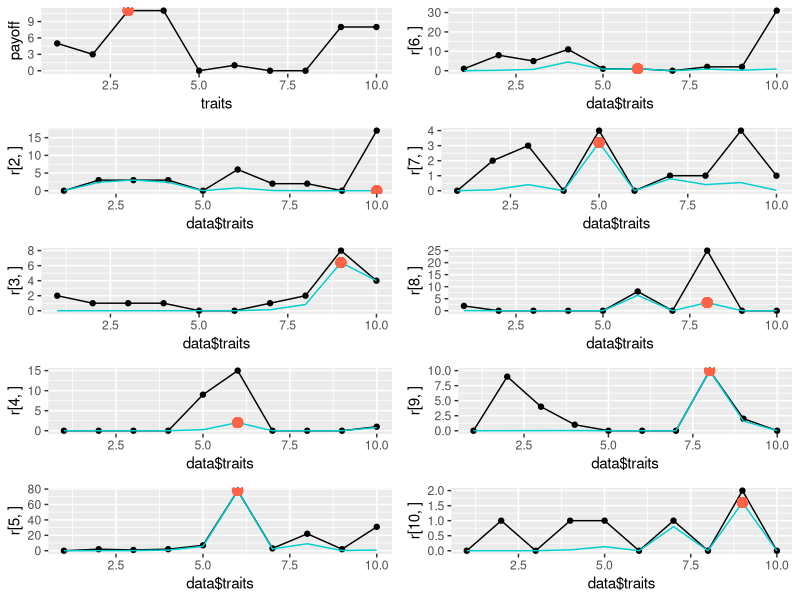
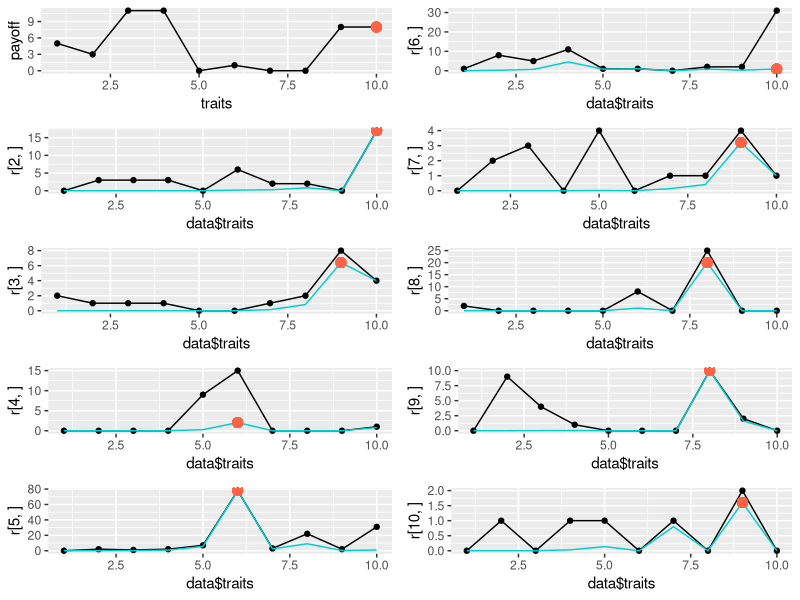

Reproduce these figures in R, in order.
################
## ADDED INCREMENT DPENDENCIES
# payoff = base payoff + bonus reward from previous level, halved
library(ggplot2)
library(gridExtra)

##########
#
n <- 10
# s <- 5
s <- 10
r <- matrix(0, ncol=n, nrow=s)
#assign payoffs
for (i in 1:s){
	r[i,] <- rexp(n, rate=1)
	r[i,] <- round(2*(r[i,]^2))
}

##
# ONE LEVEL MAXIMISER
# dep <- dnorm(a,trait1,10)/dnorm(trait1,trait1,10)
# increment <- nreward2 + (dep * nreward[trait1])/2 

a <- 1:n
repertoire <- matrix(0, ncol=s, nrow=1)
repertoire[1] <- which(r[1,] == max(r[1,]))
for(i in 2:s){
	dep <- dnorm(a,repertoire[i-1],1.5)/dnorm(repertoire[i-1],repertoire[i-1],1.5)
	increment <- r[i,] + (dep * r[i-1,repertoire[i-1]])/2
	repertoire[i] <- which(increment == max(increment))
}

##
# total payoff
tp <-0
for (i in 1:s){
	tp <- tp + r[i, repertoire[i]]
}


##########
## PAIRWISE COMBINATIONS
a<-1:n
#incs[[s]][i,j] - adjusted payoffs for each trait j at level s, if trait i were chosen at the previous level
incs <- list()
for(level in 2:s){
	ps<- matrix(0,ncol=n, nrow=n)
	for(i in 1:n){
		dep <- dnorm(a,i,1.5)/dnorm(i,i,1.5)
		inc <- r[level,] + (dep*r[level-1,i])/2
		ps[i,] <- inc
	}
	incs[[level]] <-ps
}
#############
## TWO LEVEL LEARNER
r2 <- matrix(0, ncol=s, nrow=1)
#first level
payoffs <- matrix(0,ncol=n, nrow=n)
#payoffs[i,j] - payoff when trait chosen at level 1 is i and trait at level 2 is j
for(i in 1:n){
	for(j in 1:n){
		payoffs[i,j] <- r[1,i] + incs[[2]][i,j]
	}
}
best <- which(payoffs ==max(payoffs), arr.ind=T)
r2[1] <- best[1]
r2[2] <- best[2]

for(level in seq(3,s,2)){
	if(level!=s){
		#best traits for s and s+1, based on what was chosen at s-1
		payoffs <- matrix(0,ncol=n,nrow=n)
		for (i in 1:n){
			for(j in 1:n){
				#increased payoff acc to previous level for "level" + increased payoff for "level"+1, if i were chosen
				payoffs[i,j] <- incs[[level]][r2[level-1],i] + incs[[level+1]][i,j]
			}
		}
		best <- which(payoffs == max(payoffs), arr.ind=T)
		r2[level] <- best[1]
		r2[level+1] <- best[2]
	} else{
		payoffs <- incs[[level]][r2[level-1],]
		r2[level] <- which(payoffs==max(payoffs))
	}
}

#payoff 
tp2 <-0
for (i in 1:s){
	tp2 <- tp2 + r[i, r2[i]]
}


##############
## 5 LEVELS
r5 <- matrix(0, ncol=s, nrow=1)
payoffs<-array(0,dim=c(n,n,n,n,n))
for (i in 1:n){
    for (j in 1:n){
        for (k in 1:n){
            for(l in 1:n){
                for(m in 1:n){
                    payoffs[i,j,k,l,m] <- r[1,i] + incs[[2]][i,j] + incs[[3]][j,k] + incs[[4]][k,l] + incs[[5]][l,m]         
                }
            }
        }
    }
}
best <- which(payoffs == max(payoffs), arr.ind=T)
r5[1:5] <- best
payoffs<-array(0,dim=c(n,n,n,n,n))
for (i in 1:n){
    for (j in 1:n){
        for (k in 1:n){
            for(l in 1:n){
                for(m in 1:n){
                    payoffs[i,j,k,l,m] <- incs[[6]][r5[5],i] + incs[[7]][i,j] + incs[[8]][j,k] + incs[[9]][k,l] + incs[[10]][l,m]         
                }
            }
        }
    }
}
best <- which(payoffs == max(payoffs), arr.ind=T)
r5[6:10] <- best

#payoff 
tp5 <-0
for (i in 1:s){
	tp5 <- tp5 + r[i, r5[i]]
}
#########################################
## PLOTS
##
##############################
## one level
data<- data.frame(c(1:10))
data <- cbind(data,(r[1,]))
colnames(data) <- c("traits","payoff")
p1 <- ggplot(data) +
	geom_line(aes(x=traits, y=payoff)) +
	geom_point(aes(x=traits, y=payoff)) +
	# geom_point(aes(x=repertoire[1],y=r[1,repertoire[1]]),col="tomato",size=3)
	geom_point(aes(x=repertoire[1],y=payoff[repertoire[1]]),col="tomato",size=3)
#
dep <- dnorm(a,repertoire[1],1.5)/dnorm(repertoire[1],repertoire[1],1.5)
penalty1 <- r[2,] * dep
p2 <-ggplot(data) +
	geom_line(aes(x=data$traits, y=r[2,])) +
	geom_point(aes(x=data$traits, y=r[2,])) +
	geom_line(aes(x=data$traits, y=penalty1), col="darkturquoise") +
	# geom_point(aes(x=repertoire[2],y=r[2,repertoire[2]]),col="tomato",size=3)
	geom_point(aes(x=repertoire[2],y=penalty1[repertoire[2]]),col="tomato",size=3)
#
dep <- dnorm(a,repertoire[2],1.5)/dnorm(repertoire[2],repertoire[2],1.5)
penalty2 <- r[3,] * dep
p3 <-ggplot(data) +
	geom_line(aes(x=data$traits, y=r[3,])) +
	geom_point(aes(x=data$traits, y=r[3,]))+
	geom_line(aes(x=data$traits, y=penalty2), col="darkturquoise") +
	# geom_point(aes(x=repertoire[3],y=r[3,repertoire[3]]),col="tomato",size=3)
	geom_point(aes(x=repertoire[3],y=penalty2[repertoire[3]]),col="tomato",size=3)
#
dep <- dnorm(a,repertoire[3],1.5)/dnorm(repertoire[3],repertoire[3],1.5)
penalty3 <- r[4,] * dep
p4 <-ggplot(data) +
	geom_line(aes(x=data$traits, y=r[4,])) +
	geom_point(aes(x=data$traits, y=r[4,]))+
	geom_line(aes(x=data$traits, y=penalty3), col="darkturquoise") +
	# geom_point(aes(x=repertoire[4],y=r[4,repertoire[4]]),col="tomato",size=3)
	geom_point(aes(x=repertoire[4],y=penalty3[repertoire[4]]),col="tomato",size=3)
#
dep <- dnorm(a,repertoire[4],1.5)/dnorm(repertoire[4],repertoire[4],1.5)
penalty4 <- r[5,] * dep
p5 <-ggplot(data) +
	geom_line(aes(x=data$traits, y=r[5,])) +
	geom_point(aes(x=data$traits, y=r[5,]))+
	geom_line(aes(x=data$traits, y=penalty4), col="darkturquoise") +
	# geom_point(aes(x=repertoire[5],y=r[5,repertoire[5]]),col="tomato",size=3)
	geom_point(aes(x=repertoire[5],y=penalty4[repertoire[5]]),col="tomato",size=3)
    #
dep <- dnorm(a,repertoire[5],1.5)/dnorm(repertoire[5],repertoire[5],1.5)
penalty5 <- r[6,] * dep
p6 <-ggplot(data) +
	geom_line(aes(x=data$traits, y=r[6,])) +
	geom_point(aes(x=data$traits, y=r[6,]))+
	geom_line(aes(x=data$traits, y=penalty5), col="darkturquoise") +
	# geom_point(aes(x=repertoire[6],y=r[6,repertoire[5]]),col="tomato",size=3)
	geom_point(aes(x=repertoire[6],y=penalty5[repertoire[6]]),col="tomato",size=3)
#
dep <- dnorm(a,repertoire[6],1.5)/dnorm(repertoire[6],repertoire[6],1.5)
penalty6 <- r[7,] * dep
p7 <-ggplot(data) +
	geom_line(aes(x=data$traits, y=r[7,])) +
	geom_point(aes(x=data$traits, y=r[7,]))+
	geom_line(aes(x=data$traits, y=penalty6), col="darkturquoise") +
	# geom_point(aes(x=repertoire[7],y=r[7,repertoire[7]]),col="tomato",size=3)
	geom_point(aes(x=repertoire[7],y=penalty6[repertoire[7]]),col="tomato",size=3)
#
dep <- dnorm(a,repertoire[7],1.5)/dnorm(repertoire[7],repertoire[7],1.5)
penalty7 <- r[8,] * dep
p8 <-ggplot(data) +
	geom_line(aes(x=data$traits, y=r[8,])) +
	geom_point(aes(x=data$traits, y=r[8,]))+
	geom_line(aes(x=data$traits, y=penalty7), col="darkturquoise") +
	# geom_point(aes(x=repertoire[8],y=r[8,repertoire[8]]),col="tomato",size=3)
	geom_point(aes(x=repertoire[8],y=penalty7[repertoire[8]]),col="tomato",size=3)
#
dep <- dnorm(a,repertoire[8],1.5)/dnorm(repertoire[8],repertoire[8],1.5)
penalty8 <- r[9,] * dep
p9 <-ggplot(data) +
	geom_line(aes(x=data$traits, y=r[9,])) +
	geom_point(aes(x=data$traits, y=r[9,]))+
	geom_line(aes(x=data$traits, y=penalty8), col="darkturquoise") +
	# geom_point(aes(x=repertoire[9],y=r[9,repertoire[9]]),col="tomato",size=3)
	geom_point(aes(x=repertoire[9],y=penalty8[repertoire[9]]),col="tomato",size=3)
#
dep <- dnorm(a,repertoire[9],1.5)/dnorm(repertoire[9],repertoire[9],1.5)
penalty9 <- r[10,] * dep
p10 <-ggplot(data) +
	geom_line(aes(x=data$traits, y=r[10,])) +
	geom_point(aes(x=data$traits, y=r[10,]))+
	geom_line(aes(x=data$traits, y=penalty9), col="darkturquoise") +
	# geom_point(aes(x=repertoire[10],y=r[10,repertoire[10]]),col="tomato",size=3)
	geom_point(aes(x=repertoire[10],y=penalty9[repertoire[10]]),col="tomato",size=3)

tiff("~/Google Drive/ASU/mesoudi_model/deps/10traits_inc.tiff",height=20, width = 15, res=300, units="cm")
p <- grid.arrange(p1, p6, p2, p7, p3, p8, p4, p9, p5, p10 ,ncol=2)
dev.off()


#############################
# 5 levels
data<- data.frame(c(1:10))
data <- cbind(data,(r[1,]))
colnames(data) <- c("traits","payoff")
p1 <- ggplot(data) +
	geom_line(aes(x=traits, y=payoff)) +
	geom_point(aes(x=traits, y=payoff)) +
	geom_point(aes(x=r5[1],y=payoff[r5[1]]),col="tomato",size=3)
#
dep <- dnorm(a,r5[1],1.5)/dnorm(r5[1],r5[1],1.5)
penalty1 <- r[2,] * dep
p2 <-ggplot(data) +
	geom_line(aes(x=data$traits, y=r[2,])) +
	geom_point(aes(x=data$traits, y=r[2,])) +
	geom_line(aes(x=data$traits, y=penalty1), col="darkturquoise") +
	geom_point(aes(x=r5[2],y=penalty1[r5[2]]),col="tomato",size=3)
#
dep <- dnorm(a,r5[2],1.5)/dnorm(r5[2],r5[2],1.5)
penalty2 <- r[3,] * dep
p3 <-ggplot(data) +
	geom_line(aes(x=data$traits, y=r[3,])) +
	geom_point(aes(x=data$traits, y=r[3,]))+
	geom_line(aes(x=data$traits, y=penalty2), col="darkturquoise") +
	geom_point(aes(x=r5[3],y=penalty2[r5[3]]),col="tomato",size=3)
#
dep <- dnorm(a,r5[3],1.5)/dnorm(r5[3],r5[3],1.5)
penalty3 <- r[4,] * dep
p4 <-ggplot(data) +
	geom_line(aes(x=data$traits, y=r[4,])) +
	geom_point(aes(x=data$traits, y=r[4,]))+
	geom_line(aes(x=data$traits, y=penalty3), col="darkturquoise") +
	geom_point(aes(x=r5[4],y=penalty3[r5[4]]),col="tomato",size=3)
#
dep <- dnorm(a,r5[4],1.5)/dnorm(r5[4],r5[4],1.5)
penalty4 <- r[5,] * dep
p5 <-ggplot(data) +
	geom_line(aes(x=data$traits, y=r[5,])) +
	geom_point(aes(x=data$traits, y=r[5,]))+
	geom_line(aes(x=data$traits, y=penalty4), col="darkturquoise") +
	geom_point(aes(x=r5[5],y=penalty4[r5[5]]),col="tomato",size=3)
    #
dep <- dnorm(a,r5[5],1.5)/dnorm(r5[5],r5[5],1.5)
penalty5 <- r[6,] * dep
p6 <-ggplot(data) +
	geom_line(aes(x=data$traits, y=r[6,])) +
	geom_point(aes(x=data$traits, y=r[6,]))+
	geom_line(aes(x=data$traits, y=penalty5), col="darkturquoise") +
	geom_point(aes(x=r5[6],y=penalty5[r5[6]]),col="tomato",size=3)
#
dep <- dnorm(a,r5[6],1.5)/dnorm(r5[6],r5[6],1.5)
penalty6 <- r[7,] * dep
p7 <-ggplot(data) +
	geom_line(aes(x=data$traits, y=r[7,])) +
	geom_point(aes(x=data$traits, y=r[7,]))+
	geom_line(aes(x=data$traits, y=penalty6), col="darkturquoise") +
	geom_point(aes(x=r5[7],y=penalty6[r5[7]]),col="tomato",size=3)
#
dep <- dnorm(a,r5[7],1.5)/dnorm(r5[7],r5[7],1.5)
penalty7 <- r[8,] * dep
p8 <-ggplot(data) +
	geom_line(aes(x=data$traits, y=r[8,])) +
	geom_point(aes(x=data$traits, y=r[8,]))+
	geom_line(aes(x=data$traits, y=penalty7), col="darkturquoise") +
	geom_point(aes(x=r5[8],y=penalty7[r5[8]]),col="tomato",size=3)
#
dep <- dnorm(a,r5[8],1.5)/dnorm(r5[8],r5[8],1.5)
penalty8 <- r[9,] * dep
p9 <-ggplot(data) +
	geom_line(aes(x=data$traits, y=r[9,])) +
	geom_point(aes(x=data$traits, y=r[9,]))+
	geom_line(aes(x=data$traits, y=penalty8), col="darkturquoise") +
	geom_point(aes(x=r5[9],y=penalty8[r5[9]]),col="tomato",size=3)
#
dep <- dnorm(a,r5[9],1.5)/dnorm(r5[9],r5[9],1.5)
penalty9 <- r[10,] * dep
p10 <-ggplot(data) +
	geom_line(aes(x=data$traits, y=r[10,])) +
	geom_point(aes(x=data$traits, y=r[10,]))+
	geom_line(aes(x=data$traits, y=penalty9), col="darkturquoise") +
	geom_point(aes(x=r5[10],y=penalty9[r5[10]]),col="tomato",size=3)

tiff("~/Google Drive/ASU/mesoudi_model/deps/10traits_5dep_incs.tiff",height=20, width = 15, res=300, units="cm")
# p <- grid.arrange(p1,p2,p3,p4,p5,p6,p7,p8,p9,p10,ncol=2)
p <- grid.arrange(p1, p6, p2, p7, p3, p8, p4, p9, p5, p10 ,ncol=2)
dev.off()


